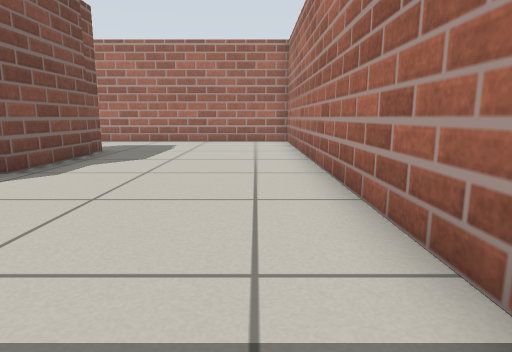
[1] (above)

12 first-person views from a walk through a world built for the Gazebo simulator. The camera is 0.5 m above the floor, tilts 10° down and sees 75° across. The floor is counted in squares, 0.5 m on a side. Each view is taken from the middle of a square. On the plan, view 1 faces up. The plan holds only what a view shows up to about 12 squares ahead; the rest is blank. The place goes on beyond the plan.

[2]
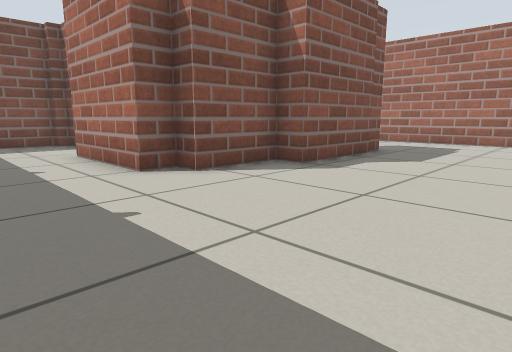

[3]
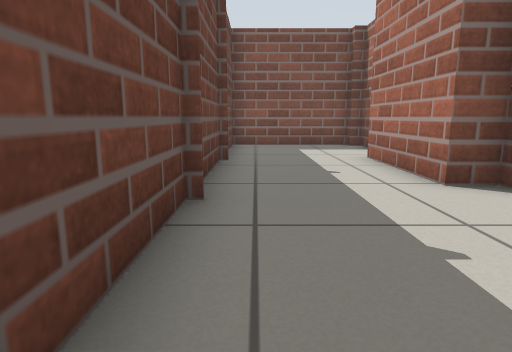

[4]
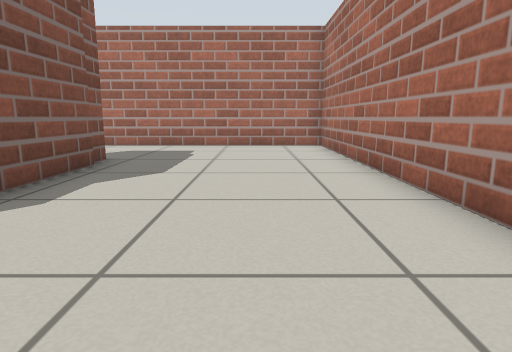

[5]
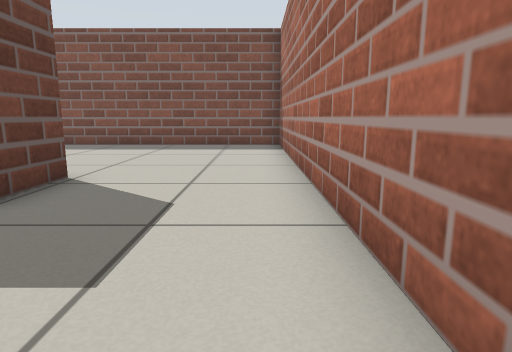

[6]
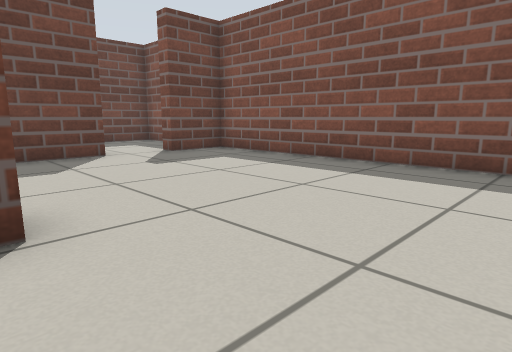

[7]
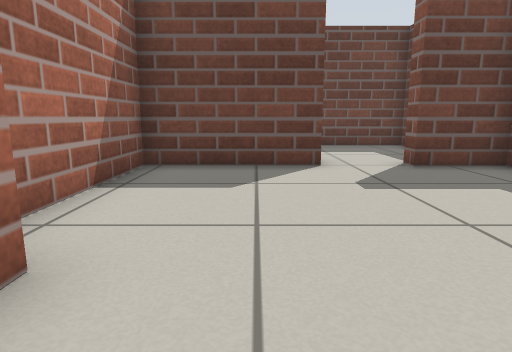

[8]
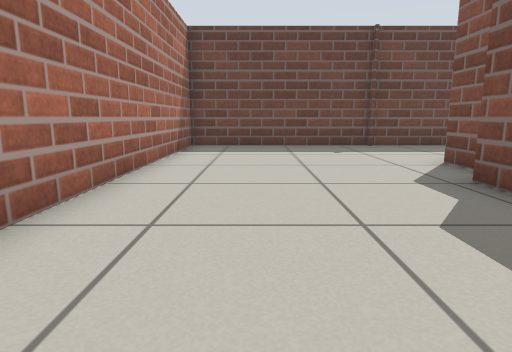

[9]
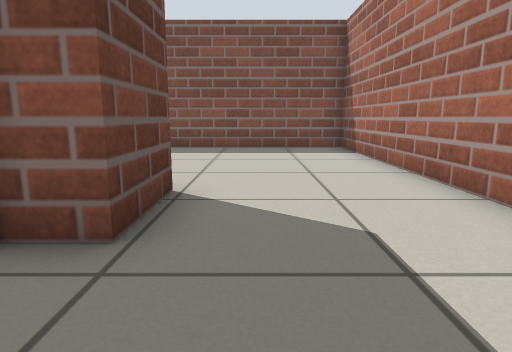

[10]
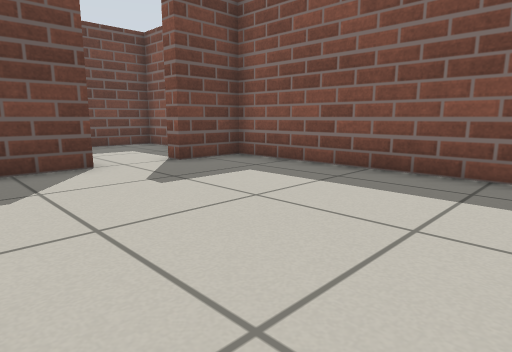

[11]
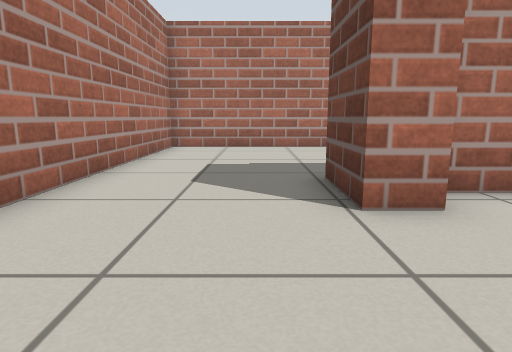

[12]
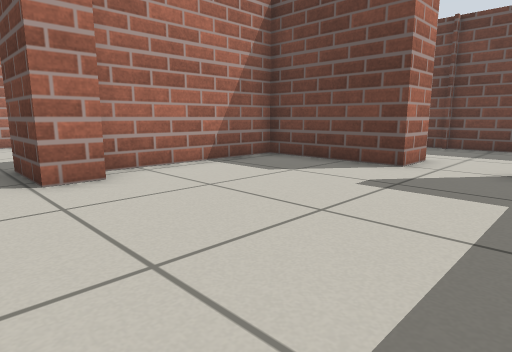

### Floor plan
Ten units are one square. View 1 is at (0, 0); x grows to the right and y downward. Boxes are objects, and circles mark ways between rooms. Rooms are numbered by the first view taken in them; rooms with no view inside come last. Other rooms are left out.
<svg viewBox="-137 -144 155 157">
<path fill="none" stroke="#000" d="M-52 -59 -52 -36 -58 -36 -58 -28 -94 -28M-65 -99 -44 -99 -44 -59M-50 8 13 8 13 -139 -84 -139M-120 -36 -128 -36 -128 -33M-132 -33 -132 8 -51 8M-65 -89 -65 -99M-94 -28 -94 -41 -57 -41 -57 -88M-84 -139 -132 -139 -132 -41 -113 -41 -113 -36"/>
<circle cx="-105" cy="-25" r="3" fill="#2a7"/>
<circle cx="-77" cy="-120" r="3" fill="#2a7"/>
<text x="-40" y="-50">1</text>
<text x="-100" y="-80">2</text>
</svg>
Room 1 opens to room 2.

Where each view was taken, in squares from view 1:
view 1: 0 up, 0 right, facing up
view 2: 0 up, 0 right, facing up-left
view 3: 0 up, 1 left, facing left
view 4: 2 up, 1 left, facing up
view 5: 13 up, 1 left, facing left
view 6: 13 up, 6 left, facing down-left
view 7: 11 up, 8 left, facing down
view 8: 11 up, 1 left, facing down
view 9: 11 up, 2 left, facing left
view 10: 11 up, 7 left, facing down-left
view 11: 11 up, 10 left, facing right
view 12: 11 up, 12 left, facing down-right
